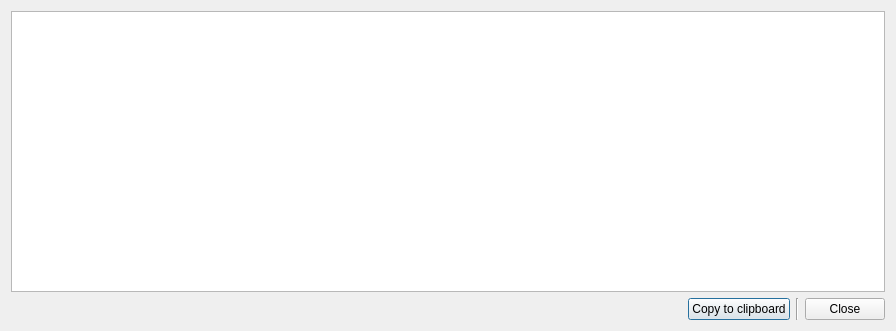
<?xml version="1.0" encoding="UTF-8"?>
<ui version="4.0">
 <class>CommandLineArgsDialog</class>
 <widget class="QDialog" name="CommandLineArgsDialog">
  <property name="geometry">
   <rect>
    <x>0</x>
    <y>0</y>
    <width>896</width>
    <height>331</height>
   </rect>
  </property>
  <property name="windowTitle">
   <string>Command-line arguments for OpenSCAP evaluation</string>
  </property>
  <layout class="QVBoxLayout" name="verticalLayout">
   <item>
    <widget class="QTextEdit" name="args">
     <property name="font">
      <font>
       <family>monospace</family>
      </font>
     </property>
     <property name="readOnly">
      <bool>true</bool>
     </property>
     <property name="html">
      <string>&lt;!DOCTYPE HTML PUBLIC &quot;-//W3C//DTD HTML 4.0//EN&quot; &quot;http://www.w3.org/TR/REC-html40/strict.dtd&quot;&gt;
&lt;html&gt;&lt;head&gt;&lt;meta name=&quot;qrichtext&quot; content=&quot;1&quot; /&gt;&lt;style type=&quot;text/css&quot;&gt;
p, li { white-space: pre-wrap; }
&lt;/style&gt;&lt;/head&gt;&lt;body style=&quot; font-family:'monospace'; font-size:10pt; font-weight:400; font-style:normal;&quot;&gt;
&lt;p style=&quot;-qt-paragraph-type:empty; margin-top:0px; margin-bottom:0px; margin-left:0px; margin-right:0px; -qt-block-indent:0; text-indent:0px;&quot;&gt;&lt;br /&gt;&lt;/p&gt;&lt;/body&gt;&lt;/html&gt;</string>
     </property>
     <property name="acceptRichText">
      <bool>false</bool>
     </property>
    </widget>
   </item>
   <item>
    <widget class="QWidget" name="buttonBox" native="true">
     <property name="sizePolicy">
      <sizepolicy hsizetype="Preferred" vsizetype="Maximum">
       <horstretch>0</horstretch>
       <verstretch>0</verstretch>
      </sizepolicy>
     </property>
     <layout class="QHBoxLayout" name="horizontalLayout">
      <property name="margin">
       <number>0</number>
      </property>
      <item>
       <spacer name="horizontalSpacer">
        <property name="orientation">
         <enum>Qt::Horizontal</enum>
        </property>
        <property name="sizeHint" stdset="0">
         <size>
          <width>40</width>
          <height>20</height>
         </size>
        </property>
       </spacer>
      </item>
      <item>
       <widget class="QPushButton" name="clipboardButton">
        <property name="text">
         <string>Copy to clipboard</string>
        </property>
       </widget>
      </item>
      <item>
       <widget class="Line" name="line">
        <property name="orientation">
         <enum>Qt::Vertical</enum>
        </property>
       </widget>
      </item>
      <item>
       <widget class="QPushButton" name="closeButton">
        <property name="text">
         <string>Close</string>
        </property>
       </widget>
      </item>
     </layout>
    </widget>
   </item>
  </layout>
 </widget>
 <resources/>
 <connections/>
</ui>
